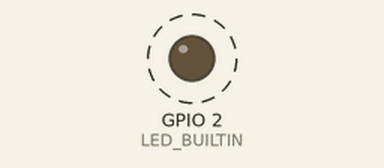
The sketch below on a simulated ESP32. On the bench: output pins drawn as LEDs (lit = HIGH). Dashed ring = blinking.

Above: at 0.5 s.
Timing chart, 0 to 4.6 s (numbered marks = the images above):
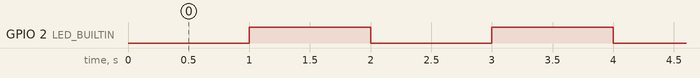

The sketch:

26._Execucao_agendada.ino
```cpp
/* Programa....: 26._Execucao_agendada.ino
 * Autor.......: Fernando Bryan Frizzarin
 * Observações.: Pisca o LED embutido a cada segundo
 * Montagem....: Não há montagem necessária
 */
#include <Ticker.h>

Ticker agenda;

void pisca() {
  digitalWrite(LED_BUILTIN, !digitalRead(LED_BUILTIN));
}

void setup() {
  pinMode(LED_BUILTIN, OUTPUT);
  digitalWrite(LED_BUILTIN, LOW);
  agenda.attach(1, pisca);
}

void loop() {
}
```

Measured:
- by itself, GPIO 2 (LED_BUILTIN): alternates HIGH for 1.0 s and LOW for 1.0 s
